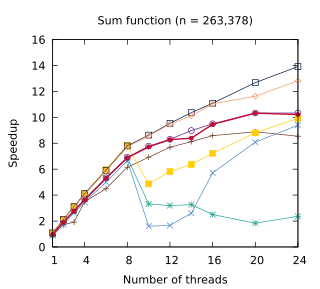

Here is the gnuplot script that generated this plot:
set title "Sum function (n = 263,378)"
set terminal pdf size 3.2,2.9
set output "./results/Sum_function_n___263,378.pdf"
set key off
set xrange [1:24]
set xtics (1, 4, 8, 12, 16, 20, 24)
set xlabel "Number of threads"
set yrange [0:16]
set ylabel "Speedup"
plot './results/Sum_function_n___263,378.dat' using 1:2 title "Rayon" pointsize 0.7 lw 1 pt 1 linecolor rgb "#6E3B23" with linespoints, \
  './results/Sum_function_n___263,378.dat' using 1:3 title "Static" pointsize 0.7 lw 1 pt 2 linecolor rgb "#5287C6" with linespoints, \
  './results/Sum_function_n___263,378.dat' using 1:4 title "Static (pinned)" pointsize 0.7 lw 1 pt 3 linecolor rgb "#24A793" with linespoints, \
  './results/Sum_function_n___263,378.dat' using 1:5 title "Work stealing" pointsize 0.7 lw 1 pt 6 linecolor rgb "#5B2182" with linespoints, \
  './results/Sum_function_n___263,378.dat' using 1:6 title "OpenMP (static)" pointsize 0.7 lw 1 pt 5 linecolor rgb "#FFCD00" with linespoints, \
  './results/Sum_function_n___263,378.dat' using 1:7 title "OpenMP (dynamic)" pointsize 0.7 lw 1 pt 4 linecolor rgb "#001240" with linespoints, \
  './results/Sum_function_n___263,378.dat' using 1:8 title "OpenMP (taskloop)" pointsize 0.7 lw 1 pt 12 linecolor rgb "#F3965E" with linespoints, \
  './results/Sum_function_n___263,378.dat' using 1:9 title "Work assisting (our)" pointsize 0.4 lw 2 pt 7 linecolor rgb "#C00A35" with linespoints
